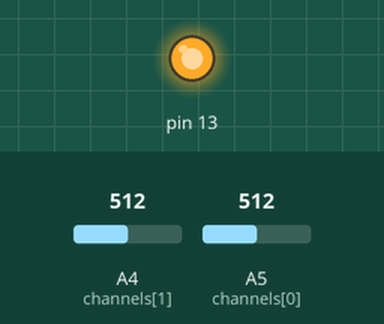
The sketch below on a simulated Arduino Leonardo, built with avr-gcc and run on an emulated ATmega32U4. Parts: output pins drawn as LEDs (lit = HIGH). The inputs (shaded band) are chosen by the test bench; at power-on: A4 (channels[1]) = 512, A5 (channels[0]) = 512. What the sketch prints to the serial monitor is not drawn.

Above: at 3.6 s.
At 4.9 s:
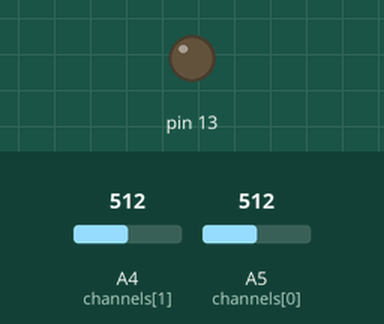
5.0 s: A4 (channels[1]) set to 716
6.5 s: A5 (channels[0]) set to 716
8.0 s: A4 (channels[1]) set to 511
9.5 s: A5 (channels[0]) set to 511
Timing chart, 0 to 12.0 s (numbered marks = the images above; inputs shaded):
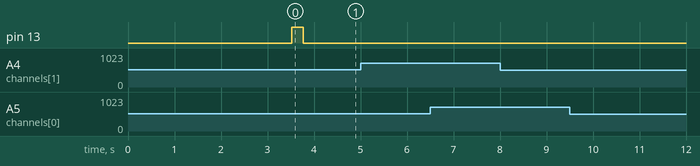

The sketch:

emg_pong.ino
```cpp
#include <Keyboard.h>

// if this line is not commented out, print messages to serial monitor instead of sending key events
#define DEBUG_MODE

// the number of samples for calibration and baseline
#define CALIBRATION_BIN_SIZE 1000
#define BASELINE_BIN_SIZE 100

// ms to wait between sample reads.
// sample rate is imprecise, will be slower if a key event is sent, and will
//   be a bit faster during calibration than during normal operation.
#define SAMPLE_PERIOD 1

// the number of bins of training data used to set the channel thresholds
#define NUM_CALIBRATION_BINS 20

// the number of players
#define NUM_PLAYERS 2
#define NUM_CHANNELS 2

//number of history time points to use for moving average
#define HISTORY_ORDER 25

//threshold buffer (how much higher than the max relaxed EMG to set threshold as)
#define THRESH_BUFFER 10

// the names of the analog input channels, length must be at least NUM_CHANNELS
//const uint8_t channels[] = {A7, A6, A5, A4, A2, A1};
//const uint8_t channels[] = {A5, A4, A3, A2, A1, A0};
const uint8_t channels[] = {A5, A4};

// left / right / shoot
// length must be at least NUM_CHANNELS
char keys[] = {'k', 'm', 'a' ,'z'};
//char keys[] = {'e', 'a', 'd', 'o', 'j', 'l'};

// store thresholds used to define when a press happens
// high and low thresholds create hysteresis
uint8_t high_thresholds[NUM_CHANNELS];
uint8_t low_thresholds[NUM_CHANNELS];

//signal zero value
uint16_t zero_value[NUM_CHANNELS];

// stores one bin of data in loop()
//uint8_t bin[NUM_CHANNELS] = {0};
uint16_t bin[NUM_CHANNELS] = {0};

// stores previous state of the key for each channel
bool is_pressed[NUM_CHANNELS] = {0};

const int n = 10;
//uint8_t history[n] = {0};
uint16_t history[NUM_CHANNELS][HISTORY_ORDER] = {0};
uint16_t average_EMG[NUM_CHANNELS] = {0};

void setup() {
#ifdef DEBUG_MODE
  Serial.begin(115200);
#else
  Keyboard.begin();
#endif
  Serial.begin(115200);

  pinMode(13, OUTPUT);
  setbaseline();
  calibrate();
}

void loop() {
  update_history(average_EMG);

  // uncomment one of these 2 functions
  send_sustained_presses_on_off();
  // send_press_and_release(bin);
  /*
    history[n] = map(analogRead(0), 0, 1023, 0, 255);
    Serial.println(history[n]);
  */
}

//void send_sustained_presses(uint8_t* bin){
//void send_sustained_presses(uint16_t* bin) {
//  /* if a channel rises above threshold, press corresponding key.
//     if a channel falls below threshold, release corresponding key. */
//  for (int c = 0; c < NUM_CHANNELS; c++) {
//    if (bin[c] > high_thresholds[c]) {
//      // above threshold
//      if (!is_pressed[c]) {
//        // new press
//        press(keys[c]);
//        is_pressed[c] = 1;
//      }
//    }
//    else if (bin[c] < low_thresholds[c]) {
//      // below threshold
//      if (is_pressed[c]) {
//        // new release
//        release(keys[c]);
//        is_pressed[c] = 0;
//      }
//    }
//  }
//}


void send_sustained_presses() {
  /* if a channel rises above threshold, press corresponding key.
     if a channel falls below threshold, release corresponding key. */
  for (int c = 0; c < NUM_CHANNELS; c++) {
    if (average_EMG[c] > high_thresholds[c]) {
      // above threshold
      if (!is_pressed[c]) {
        // new press
        press(keys[c]);
        is_pressed[c] = 1;
        #ifdef DEBUG_MODE
        Serial.print("Channel Pressed: ");
        Serial.println(c);
        #endif
      }
    }
    else if (average_EMG[c] < high_thresholds[c]) {
      // below threshold
      if (is_pressed[c]) {
        // new release
        release(keys[c]);
        is_pressed[c] = 0;
        #ifdef DEBUG_MODE
        Serial.print("Channel Released: ");
        Serial.println(c);
        #endif
      }
    }
  }
//    Serial.print(is_pressed[2]*40);
//    Serial.print(" ");
//    Serial.print(average_EMG[2]);
//    Serial.print(" ");
//    Serial.print(is_pressed[3]*40);
//    Serial.print(" ");
//    Serial.println(average_EMG[3]);
}


void send_press_and_release(uint16_t* bin) {
  /* if a channel is above threshold, press and immediately release
     the corresponding key */
  for (int c = 0; c < NUM_CHANNELS; c++) {
    if (bin[c] > high_thresholds[c]) {
      press_and_release(keys[c]);
    }
  }
}

void send_sustained_presses_on_off() {
  /* if a channel rises above threshold, press corresponding key.
     if a channel falls below threshold, release corresponding key. */
  for (int c = 0; c < NUM_CHANNELS; c++) {
    if (average_EMG[c] > high_thresholds[c]) {
      // above threshold
      if (!is_pressed[c]) {
        // new press
        release(keys[2*c + 1]);
        press(keys[2*c]);
        is_pressed[c] = 1;
        #ifdef DEBUG_MODE
        Serial.print("Channel Pressed: ");
        Serial.println(c);
        #endif
      }
    }
    else if (average_EMG[c] < high_thresholds[c]) {
      // below threshold
      if (is_pressed[c]) {
        // new release
        release(keys[2*c]);
        press(keys[2*c + 1]);
        is_pressed[c] = 0;
        #ifdef DEBUG_MODE
        Serial.print("Channel Released: ");
        Serial.println(c);
        #endif
      }
    }
  }
//    Serial.print(is_pressed[2]*40);
//    Serial.print(" ");
//    Serial.print(average_EMG[2]);
//    Serial.print(" ");
//    Serial.print(is_pressed[3]*40);
//    Serial.print(" ");
//    Serial.println(average_EMG[3]);
}

void press(char character) {
#ifdef DEBUG_MODE
  Serial.print("press ");
  Serial.println(character);
#else
  Keyboard.press(character);
#endif
}

void release(char character) {
#ifdef DEBUG_MODE
  Serial.print("release ");
  Serial.println(character);
#else
  Keyboard.release(character);
#endif
}

void press_and_release(char character) {
  // TODO is the delay here really necessary?
  press(character);
  delay(1);
  release(character);
}


//void get_bin(uint8_t* values){
void get_average(uint16_t* values) {
  /* Fill up the array with one value per channel.
     Each value is the mean of BIN_SIZE samples, and is in range 0-255.  */

  for (int t = 0; t < BASELINE_BIN_SIZE; t++) {
    for (int c = 0; c < NUM_CHANNELS; c++) {
      //values[c] += map(analogRead(channels[c]), 0, 1023, 0, 255);

      //      int current_value = abs(analogRead(channels[c]) - 512);
      //      values[c] += map(current_value, 0, 1023, 0, 255);
      int current_value = analogRead(channels[c]);
      values[c] += current_value;
      //delay(0.1);
    }
    delay(SAMPLE_PERIOD);
  }
  for (int c = 0; c < NUM_CHANNELS; c++) {
    values[c] /= BASELINE_BIN_SIZE;
  }
}

void get_reading(uint16_t values[NUM_CHANNELS][CALIBRATION_BIN_SIZE]) {
  for (int t = 0; t < CALIBRATION_BIN_SIZE; t++) {
    update_history(average_EMG);
    for (int c = 0; c < NUM_CHANNELS; c++) {
      uint16_t current_value = average_EMG[c];
      values[c][t] = current_value;
      //delay(0.1);
    }
    delay(SAMPLE_PERIOD);
  }
}

void update_history(uint16_t* average) {

  int current_value;
  for (int j = 0; j < NUM_CHANNELS; j++) {

    for (int i = 1; i < HISTORY_ORDER; i++) {
      history[j][i - 1] = history[j][i];
    }

    int32_t temp_reading = analogRead(channels[j]) - zero_value[j];
    current_value = abs(temp_reading);
    history[j][HISTORY_ORDER - 1] = current_value;


    for (int i = 0; i < HISTORY_ORDER; i++) {
      average[j] += history[j][i];
    }
    average[j] = average[j] / HISTORY_ORDER;
    delay(SAMPLE_PERIOD);
  }

}

void calibrate() {
  // get calibration data
  uint16_t calibration_data[NUM_CHANNELS][CALIBRATION_BIN_SIZE] = {0};
  get_reading(calibration_data);

#ifdef DEBUG_MODE
  Serial.println("calibration will start");  //xiaoxiao
#endif

  // compute the threshold for each channel
  uint16_t max_EMG[NUM_CHANNELS];
  for (int c = 0; c < NUM_CHANNELS; c++) {
    // find the max EMG during calibration (relaxation)
    max_EMG[c] = 0;

#ifdef DEBUG_MODE
    Serial.print("calibration channel# = ");
    Serial.println(c);
#endif

    for (int n = 0; n < CALIBRATION_BIN_SIZE; n++) {
      if (calibration_data[c][n] > max_EMG[c]) {
        max_EMG[c] = calibration_data[c][n];
      }
    }

    // set channel threshold to BUFFER more than the max relaxation reading
    low_thresholds[c] = max_EMG[c];
    high_thresholds[c] = max_EMG[c] + THRESH_BUFFER;
#ifdef DEBUG_MODE
    Serial.print("max_EMG = ");
    Serial.println(max_EMG[c]);
    Serial.print("low threshold = ");
    Serial.println(low_thresholds[c]);
    Serial.print("high threshold = ");
    Serial.println(high_thresholds[c]);
#endif
  }
#ifdef DEBUG_MODE
  Serial.println("calibration will stop");  //xiaoxiao
#endif

  //Flash LED on board to show that calibration is done
  digitalWrite(13, HIGH);
  delay(250);
  digitalWrite(13, LOW);
}


void setbaseline() {
  uint16_t baseline_data[NUM_CHANNELS] = {0};
  get_average(baseline_data);
  for (int j = 0; j < NUM_CHANNELS; j++) {
    zero_value[j] = baseline_data[j];
  }
}
```
